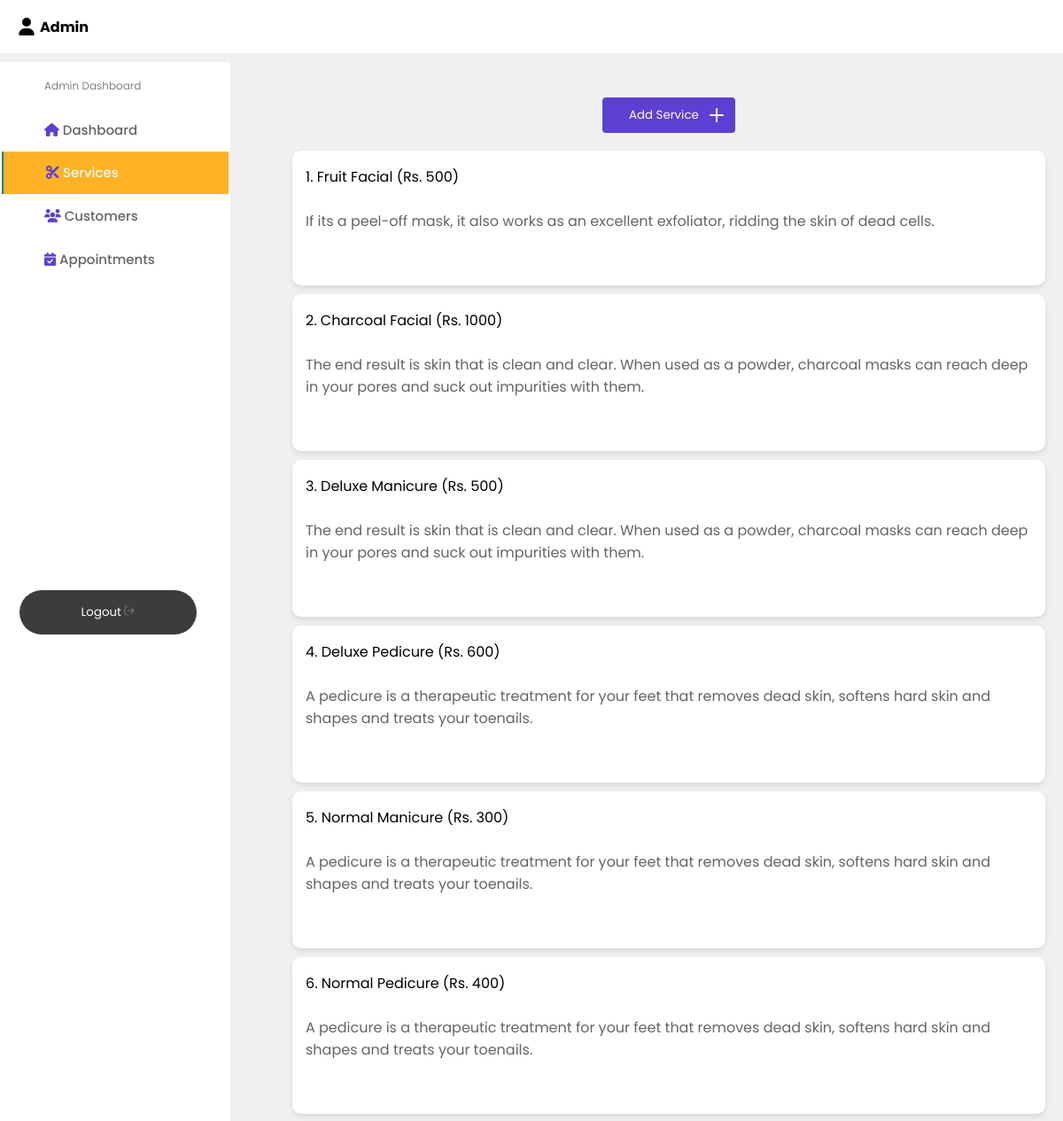
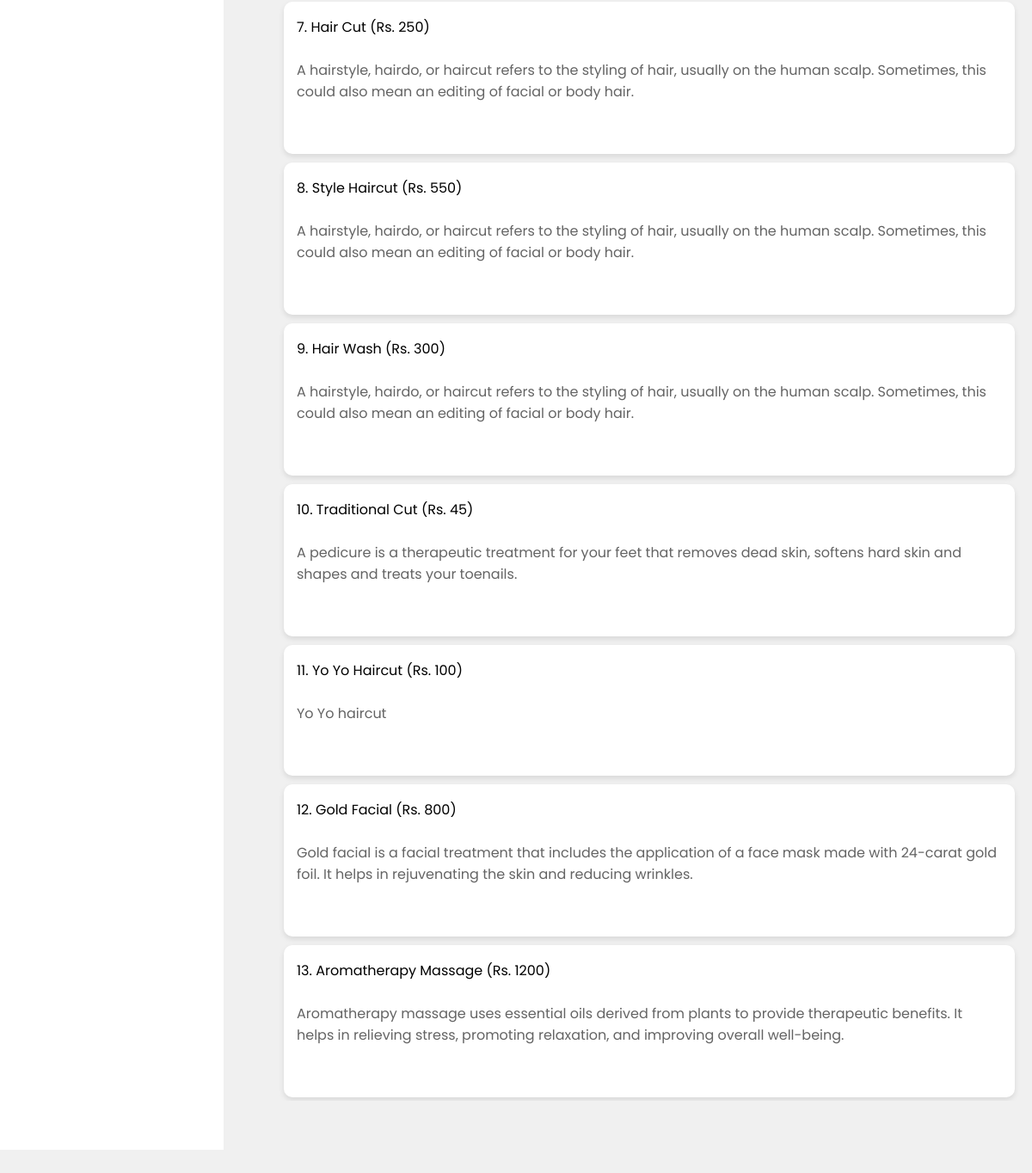
Screenshot of /Admin_service/admin_service.php with the database file from the repository (2 pictures, top to bottom).
### tables this page shows
CREATE TABLE `services` (
  `id` int(11) NOT NULL,
  `service_name` varchar(100) NOT NULL,
  `service_price` int(11) NOT NULL,
  `service_description` text NOT NULL
);

### Admin_service/admin_service.php (the view, shortened to what this page needs)
<?php
include "../connection.php";
?>
<span style="font-family: verdana, geneva, sans-serif;"><!DOCTYPE html>
<html lang="en">
<head>
  <link rel="stylesheet" href="admin_service.css" />
  <link rel="stylesheet" href="https://cdnjs.cloudflare.com/ajax/libs/font-awesome/6.2.0/css/all.min.css" />
</head>
<body>
  <header class="header">
    <div class="header-icons">
      <div class="account">
        <h4>Admin</h4>
      </div>
    </div>
  </header>
  <div class="container">
    <nav>
      <div class="side_navbar">
        <span>Admin Dashboard</span>
       <a href="../Dashboard/admin_dash.php"><i class="fas fa-home icon"></i>&nbsp;Dashboard</a>
       <a href="#" class="active"><i class="fas fa-scissors icon"></i>&nbsp;Services</a>
        <a href="../Admin_customer/customer.php"><i class="fas fa-users icon"></i>&nbsp;Customers</a>
        <a href="../Admin_appointment/admin_appointment.php"><i class="fas fa-calendar-check icon"></i>&nbsp;Appointments</a>
        <button class="logout">Logout </button>
      </div>
    </nav>
    <div class="service-category">
    <div class="btn">
  <button type="button" class="button">
  <span class="button__text">Add Service</span>
  <span class="button__icon"><svg xmlns="http://www.w3.org/2000/svg" width="24" viewBox="0 0 24 24" stroke-width="2" stroke-linejoin="round" stroke-linecap="round" stroke="currentColor" height="24" fill="none" class="svg"><line y2="19" y1="5" x2="12" x1="12"></line><line y2="12" y1="12" x2="19" x1="5"></line></svg></span>
</button>
  </div>
  <?php
$sql = "SELECT * FROM services";
$res = mysqli_query($con, $sql);
if($res && mysqli_num_rows($res) > 0) {
  $i = 1;
  while ($row = mysqli_fetch_assoc($res)) {
    $service_id = $row["id"];
    $servicename = $row["service_name"];
    $serviceprice = $row["service_price"];
    $servicedescription = $row["service_description"];
    echo "<div class='service-item'>
      <div class='service-details'>
        <div class='service-number'>$i. $servicename (Rs. $serviceprice)</div></br>
        <div class='service-description'>$servicedescription</div>
        <div class='service-buttons'>
          <button class='delete-btn' data-id='$service_id'><i class='fas fa-trash-alt icon' style='color: white'></i>&nbsp;Delete</button>
        </div>
      </div>
    </div>";
    $i++;
  }
}
?>
    </div>
  </div>
</body>
</html>
</span>

### Admin_service/admin_service.css (style rules this page uses)
* { margin: 0; padding: 0; border: none; outline: none; text-decoration: none; box-sizing: border-box; font-family: "Poppins", sans-serif; }
body { background:#f0f0f0; overflow: hidden; }
.header { display: flex; align-items: center; justify-content: space-between; height: 60px; padding: 20px; background: #fff; }
.header-icons svg { height: 20px; width: 20px; }
.header-icons h4 { text-transform:capitalize; }
.header-icons { display: flex; align-items: center; }
.header-icons .account { width: auto; display: flex; align-items: center; justify-content: space-evenly; gap: 5px; }
.container { margin-top: 10px; display: flex; gap: 50px; }
nav { background: #fff; }
.side_navbar { padding: 1px; display: flex; flex-direction: column; height: 90vh; border: 0.5px solid white; border-radius: 40px; width: 260px; }
.side_navbar span { color: gray; margin: 1rem 3rem; font-size: 12px; }
.side_navbar a { width: 100%; padding: 0.8rem 3rem; font-weight: 500; font-size: 15px; color: rgb(100, 100, 100); }
.logout { margin-top: 350px; margin-left: 20px; padding: 15px 32px; text-decoration: none; color: white; display: block; width: 200px; background-color: rgba(0, 0, 0, 0.766); border: 1.5 px solid white; border-radius: 30px 30px; }
.logout svg { height: 12px; width: 12px; }
.side_navbar .active { border-left: 2.5px solid teal; background-color: #ffb225; color:#f0f8f8; }
.service-category { padding: 20px; overflow: scroll; height: 88vh; }
.service-item { background-color: white; border-radius: 10px; margin-bottom: 10px; padding: 15px; transition: transform 0.3s ease-in-out, box-shadow 0.3s ease-in-out; box-shadow: 0px 3px 6px rgba(0, 0, 0, 0.1); position: relative; }
.service-details { padding: 2px 0; }
.service-description { color: rgb(100, 100, 100); }
.btn { display: flex; justify-content: center; margin-bottom: 20px; }
.button { position: relative; width: 150px; height: 40px; cursor: pointer; display: flex; align-items: center; border-radius: 4px ; background-color: #5d3fd3; margin-top: 20px; }
.button, .button__icon, .button__text { transition: all 0.3s; }
.button .button__text { transform: translateX(30px); color: #fff; }
.button__icon { border-radius: 4px; }
.button .button__icon { position: absolute; transform: translateX(109px); height: 100%; width: 39px; background-color: #5d3fd3; display: flex; align-items: center; justify-content: center; }
.button .svg { width: 30px; stroke: #fff; border-radius: 4px; }
.service-buttons { margin-top: 10px; }
.icon { color: #5d3fd3; }

### rows the page displays
services: service_name "Fruit Facial", service_price "500", service_description "If its a peel-off mask, it also works as an excellent exfoliator, ridding the skin of dead cells."
services: service_name "Charcoal Facial", service_price "1000", service_description "The end result is skin that is clean and clear. When used as a powder, charcoal masks can reach deep in your pores and suck out impurities with them."
services: service_name "Deluxe Manicure", service_price "500", service_description "The end result is skin that is clean and clear. When used as a powder, charcoal masks can reach deep in your pores and suck out impurities with them."
services: service_name "Deluxe Pedicure", service_price "600", service_description "A pedicure is a therapeutic treatment for your feet that removes dead skin, softens hard skin and shapes and treats your toenails."
services: service_name "Normal Manicure", service_price "300", service_description "A pedicure is a therapeutic treatment for your feet that removes dead skin, softens hard skin and shapes and treats your toenails."
services: service_name "Normal Pedicure", service_price "400", service_description "A pedicure is a therapeutic treatment for your feet that removes dead skin, softens hard skin and shapes and treats your toenails."
services: service_name "Hair Cut", service_price "250", service_description "A hairstyle, hairdo, or haircut refers to the styling of hair, usually on the human scalp. Sometimes, this could also mean an editing of facial or body hair."
services: service_name "Style Haircut", service_price "550", service_description "A hairstyle, hairdo, or haircut refers to the styling of hair, usually on the human scalp. Sometimes, this could also mean an editing of facial or body hair."
services: service_name "Hair Wash", service_price "300", service_description "A hairstyle, hairdo, or haircut refers to the styling of hair, usually on the human scalp. Sometimes, this could also mean an editing of facial or body hair."
services: service_name "Traditional Cut", service_price "45", service_description "A pedicure is a therapeutic treatment for your feet that removes dead skin, softens hard skin and shapes and treats your toenails."
services: service_name "Yo Yo Haircut", service_price "100", service_description "Yo Yo haircut"
services: service_name "Gold Facial", service_price "800", service_description "Gold facial is a facial treatment that includes the application of a face mask made with 24-carat gold foil. It helps in rejuvenating the skin and reducing wrinkles."
services: service_name "Aromatherapy Massage", service_price "1200", service_description "Aromatherapy massage uses essential oils derived from plants to provide therapeutic benefits. It helps in relieving stress, promoting relaxation, and improving overall well-being."
